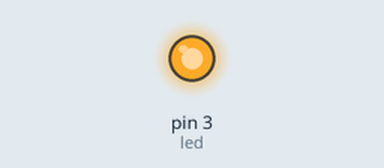
Bench run of a sketch on a simulated Arduino Uno, built with avr-gcc and run on an emulated ATmega328P. Parts: output pins drawn as LEDs (lit = HIGH).

Above: at 2.0 s.
At 6.0 s:
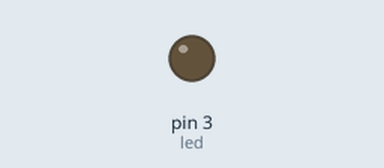
Timing chart, 0 to 10.4 s (numbered marks = the images above):
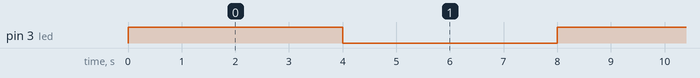

Measured:
- by itself, pin 3 (led): alternates HIGH for 4.0 s and LOW for 4.0 s

The sketch:

xitkj126.ino
```cpp
int led = 3;

void setup()
{
  pinMode(led, OUTPUT);
}
void loop()
{
  digitalWrite(led, HIGH);
  delay(4000);
  digitalWrite(led, LOW);
  delay(4000);
}
```
